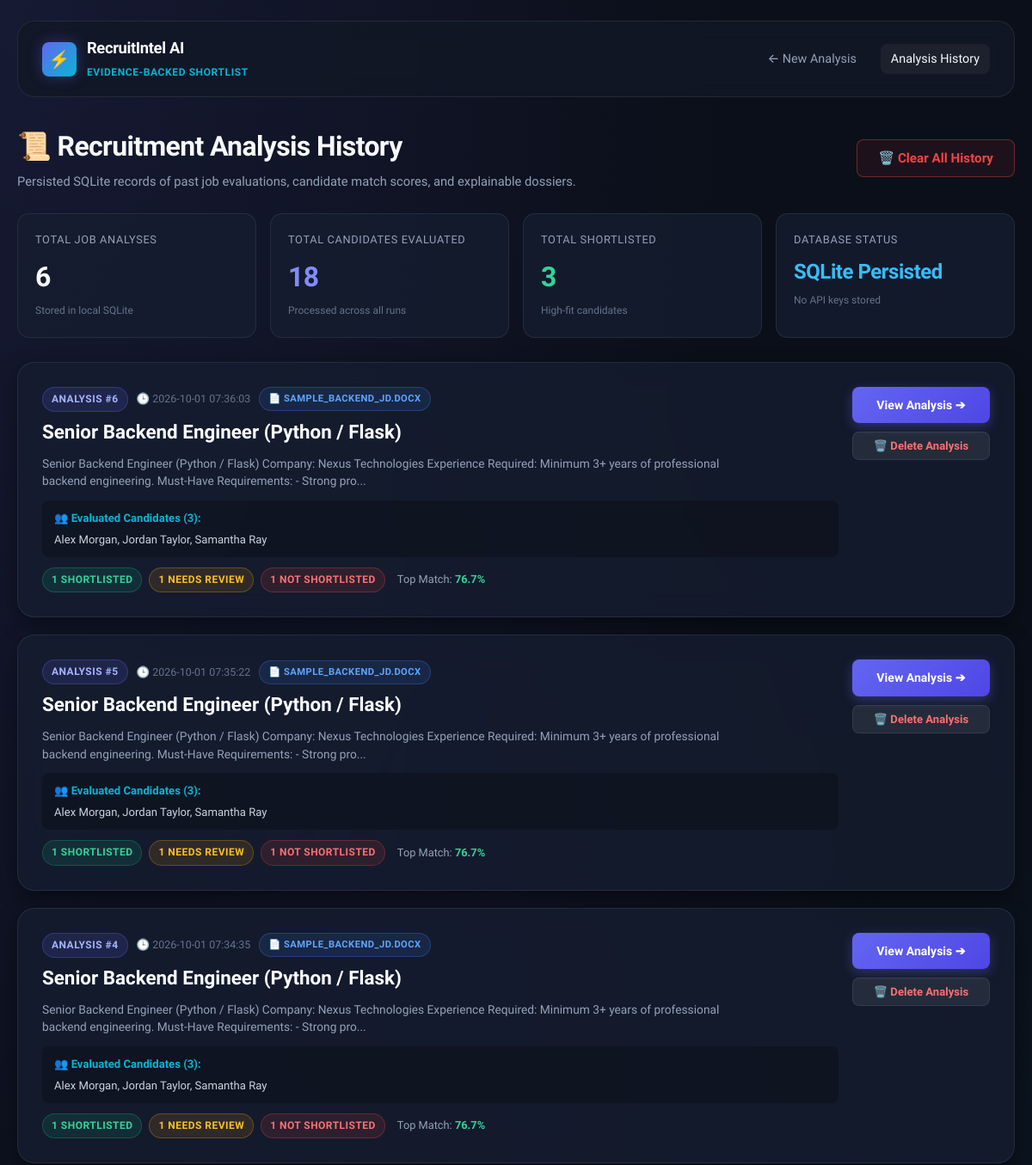
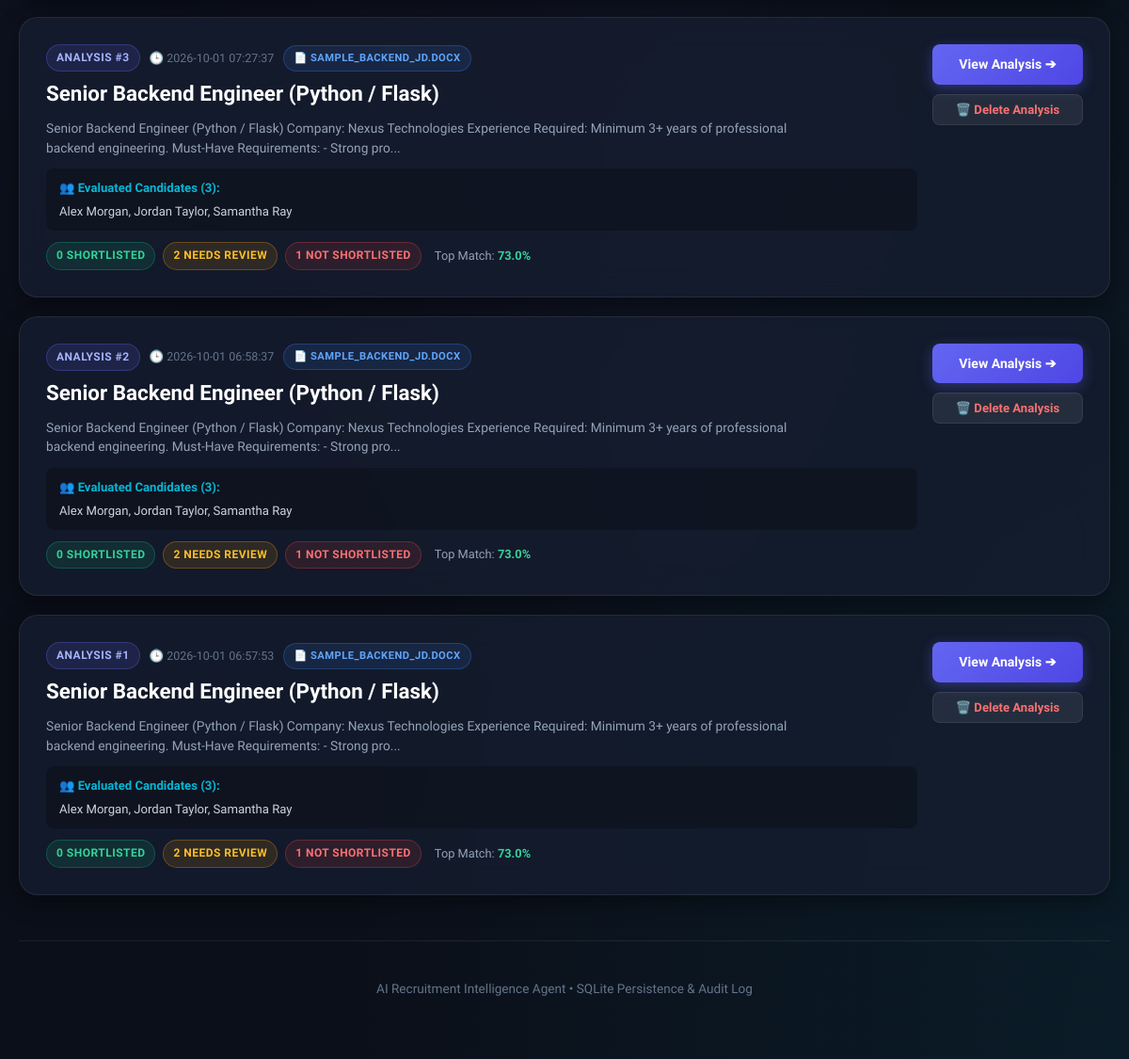
Before: /history with the older database file (2 pictures, top to bottom).
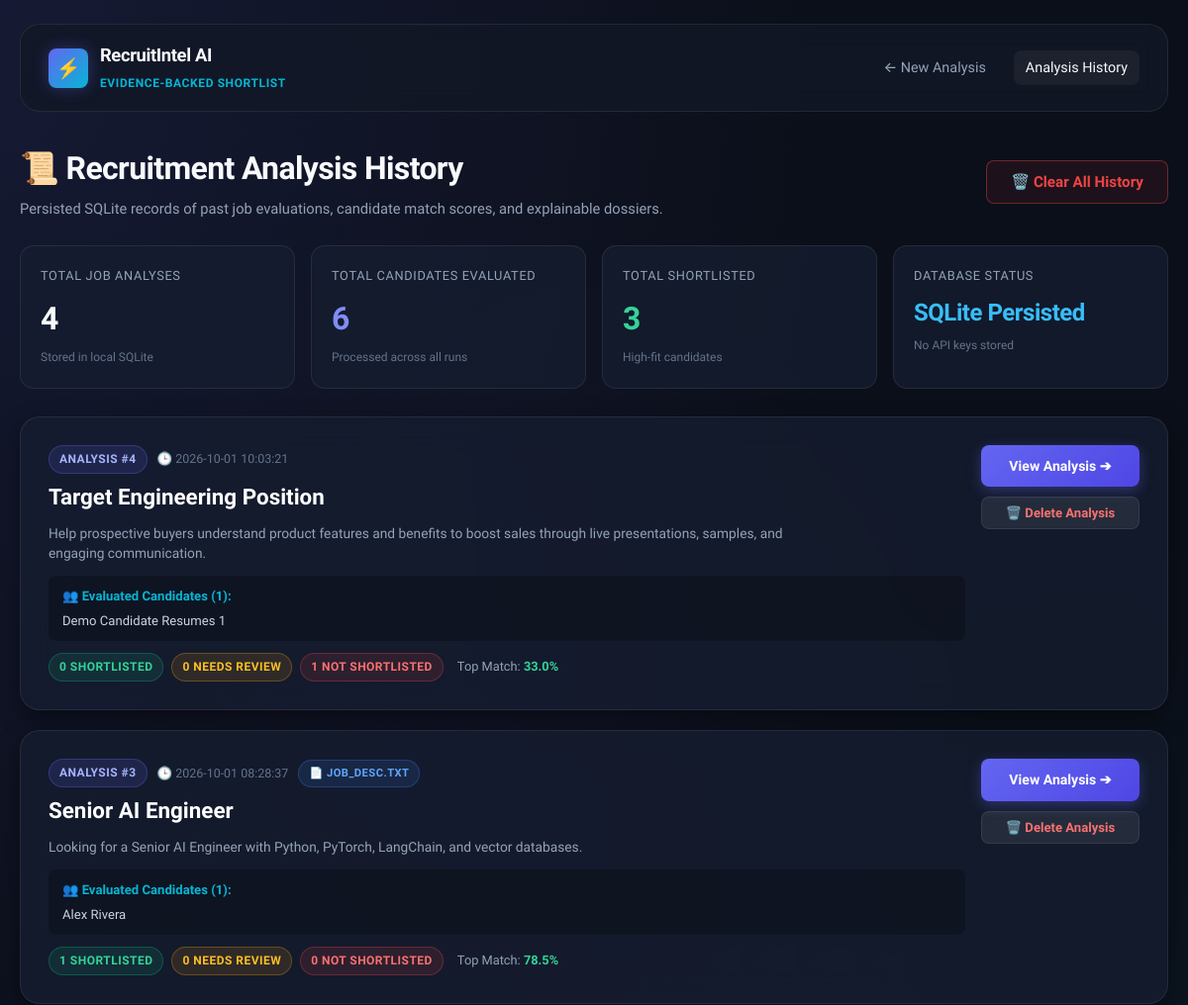
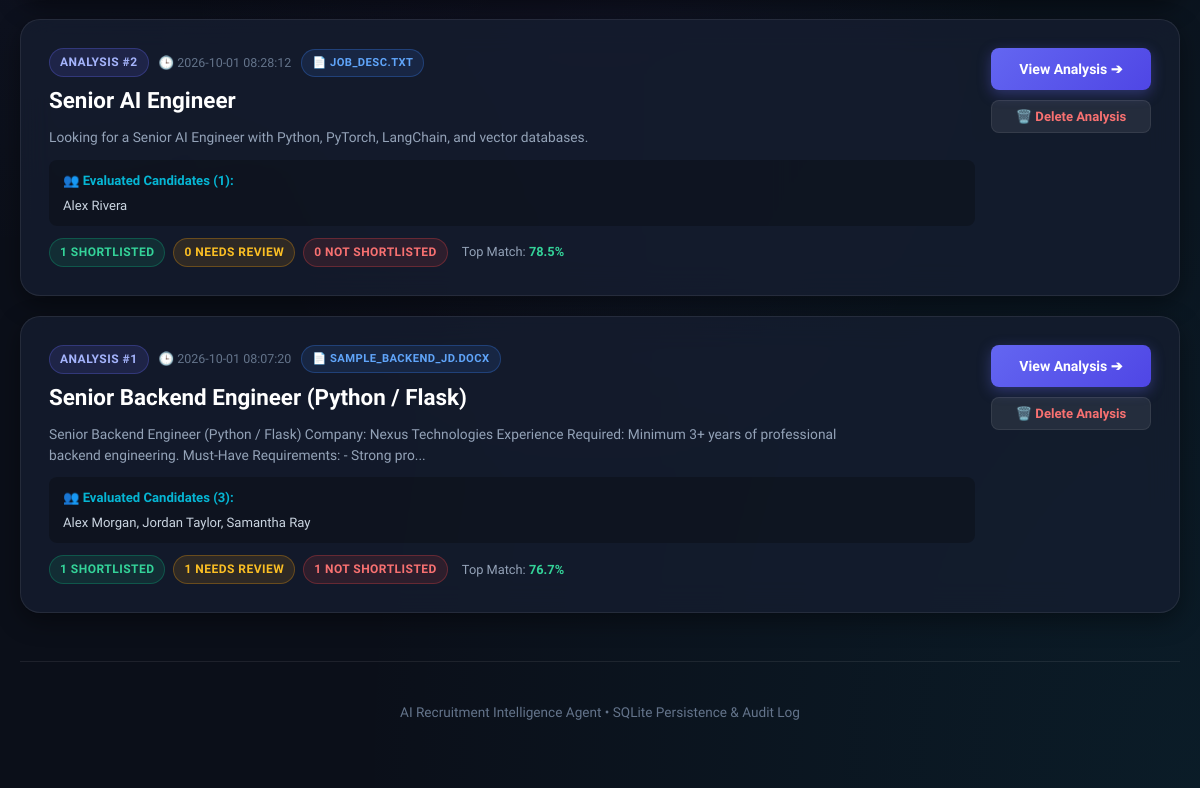
After: the same page with the newer database file (2 pictures, top to bottom).
### tables this page shows
CREATE TABLE jobs (
            id INTEGER PRIMARY KEY AUTOINCREMENT,
            title TEXT NOT NULL,
            company TEXT,
            file_name TEXT,
            file_path TEXT,
            raw_text TEXT NOT NULL,
            extracted_requirements TEXT,
            created_at TIMESTAMP DEFAULT CURRENT_TIMESTAMP
        );

### app.py (the view)
@app.route("/history")
def history():
    all_history = get_history_list()
    return render_template("history.html", history=all_history)

### app.py (called while the page is built)
def is_gemini_configured() -> bool:
    return GeminiService.is_configured()

@app.context_processor
def inject_global_vars():
    return {
        "gemini_active": is_gemini_configured()
    }

### database/database.py (called while the page is built)
def get_db_connection() -> sqlite3.Connection:
    os.makedirs(os.path.dirname(DB_PATH), exist_ok=True)
    conn = sqlite3.connect(DB_PATH)
    conn.row_factory = sqlite3.Row
    conn.execute("PRAGMA foreign_keys = ON")
    return conn

### utils/gemini_service.py (called while the page is built)
    @classmethod
    def get_api_key(cls) -> Optional[str]:
        load_dotenv(override=True)
        key = os.getenv("GEMINI_API_KEY", "").strip()
        if not key or key in ["your_gemini_api_key_here", "your_actual_gemini_api_key_here", ""]:
            return None
        return key

    @classmethod
    def is_configured(cls) -> bool:
        return cls.get_api_key() is not None

### templates/history.html (shortened to what this page needs)
<!DOCTYPE html>
<html lang="en">
<head>
  <link rel="stylesheet" href="{{ url_for('static', filename='css/style.css') }}">
</head>
<body>
  <div class="container">
    <nav class="navbar">
      <a href="/" class="nav-brand">
        <div class="brand-icon">⚡</div>
        <div class="brand-text">
          <h1>RecruitIntel AI</h1>
          <span>Evidence-Backed Shortlist</span>
        </div>
      </a>
      <div class="nav-links">
        <a href="/" class="nav-link">← New Analysis</a>
        <a href="/history" class="nav-link active">Analysis History</a>
      </div>
    </nav>
    <div style="display: flex; justify-content: space-between; align-items: center; flex-wrap: wrap; gap: 16px; margin-bottom: 24px;">
      <div>
        <h1 style="font-size: 2rem; font-weight: 800; letter-spacing: -0.02em;">📜 Recruitment Analysis History</h1>
        <p style="color: var(--text-muted); font-size: 0.92rem; margin-top: 4px;">
          Persisted SQLite records of past job evaluations, candidate match scores, and explainable dossiers.
        </p>
      </div>
      {% if history %}
      <div>
        <button type="button" id="clearAllHistoryBtn" class="btn btn-secondary" style="color: var(--danger); border-color: rgba(239, 68, 68, 0.4); background: rgba(239, 68, 68, 0.08);">
          🗑️ Clear All History
        </button>
      </div>
      {% endif %}
    </div>
    {% if history %}
    <div class="metrics-grid">
      <div class="metric-card">
        <div class="metric-label">Total Job Analyses</div>
        <div class="metric-value">{{ history|length }}</div>
        <div class="metric-subtext">Stored in local SQLite</div>
      </div>
      <div class="metric-card">
        <div class="metric-label">Total Candidates Evaluated</div>
        <div class="metric-value" style="color: #818cf8;">
          {{ history|sum(attribute='candidate_count') }}
        </div>
        <div class="metric-subtext">Processed across all runs</div>
      </div>
      <div class="metric-card">
        <div class="metric-label">Total Shortlisted</div>
        <div class="metric-value" style="color: #34d399;">
          {{ history|sum(attribute='shortlisted_count') }}
        </div>
        <div class="metric-subtext">High-fit candidates</div>
      </div>
      <div class="metric-card">
        <div class="metric-label">Database Status</div>
        <div class="metric-value" style="color: #38bdf8; font-size: 1.5rem;">
          SQLite Persisted
        </div>
        <div class="metric-subtext">No API keys stored</div>
      </div>
    </div>
    <div style="display: flex; flex-direction: column; gap: 20px;">
      {% for h in history %}
      <div class="card" style="margin-bottom: 0; transition: transform 0.2s, border-color 0.2s;">
        <div style="display: flex; justify-content: space-between; align-items: flex-start; flex-wrap: wrap; gap: 16px;">
          <div style="flex: 1; min-width: 280px;">
            <div style="display: flex; align-items: center; gap: 10px; margin-bottom: 6px;">
              <span class="badge badge-primary">Analysis #{{ h.analysis_id }}</span>
              <span style="font-size: 0.78rem; color: var(--text-dim);">🕒 {{ h.timestamp }}</span>
              {% if h.jd_file_name %}
              <span class="badge badge-info" style="font-size: 0.7rem;">📄 {{ h.jd_file_name }}</span>
              {% endif %}
            </div>
            <h2 style="font-size: 1.4rem; font-weight: 700; margin-bottom: 8px; color: #fff;">
              {{ h.job_title }}
            </h2>
            <p style="font-size: 0.86rem; color: var(--text-muted); line-height: 1.5; margin-bottom: 12px; max-width: 800px;">
              {{ h.job_description[:180] }}{% if h.job_description|length > 180 %}...{% endif %}
            </p>
            <div style="background: rgba(0,0,0,0.25); padding: 10px 14px; border-radius: var(--radius-sm); font-size: 0.82rem; margin-bottom: 12px;">
              <div style="color: var(--secondary); font-weight: 700; margin-bottom: 4px;">
                👥 Evaluated Candidates ({{ h.candidate_count }}):
              </div>
              <div style="color: #cbd5e1;">
                {{ h.candidate_names if h.candidate_names else 'No candidate names' }}
              </div>
            </div>
            <div style="display: flex; align-items: center; gap: 8px; flex-wrap: wrap;">
              <span class="badge badge-success">{{ h.shortlisted_count }} Shortlisted</span>
              <span class="badge badge-warning">{{ h.needs_review_count }} Needs Review</span>
              <span class="badge badge-danger">{{ h.not_shortlisted_count }} Not Shortlisted</span>
              {% if h.top_match %}
              <span style="font-size: 0.8rem; color: var(--text-muted); margin-left: 6px;">
                Top Match: <strong style="color: #34d399;">{{ h.top_match|round(1) }}%</strong>
              </span>
              {% endif %}
            </div>
          </div>
          <div style="display: flex; flex-direction: column; gap: 10px; min-width: 160px; text-align: right;">
            <a href="/dashboard/{{ h.analysis_id }}" class="btn btn-primary" style="padding: 10px 18px; font-size: 0.88rem;">
              View Analysis ➔
            </a>
            <button type="button" class="btn btn-secondary delete-job-btn" data-id="{{ h.analysis_id }}" data-title="{{ h.job_title }}" style="padding: 8px 16px; font-size: 0.82rem; color: #f87171;">
              🗑️ Delete Analysis
            </button>
          </div>
        </div>
      </div>
      {% endfor %}
    </div>
    {% endif %}
    <footer class="footer">
      AI Recruitment Intelligence Agent • SQLite Persistence & Audit Log
    </footer>
  </div>
</body>
</html>

Changed rows visible on the page:
removed jobs: analysis_id "6", timestamp "2026-10-01 07:36:03", jd_file_name "SAMPLE_BACKEND_JD.DOCX", job_title "Senior Backend Engineer (Python / Flask)", raw_text "Senior Backend Engineer (Python / Flask) Company: Nexus Technologies Experience Required: Minimum 3+ years of professional backend engineering. Must-Have Requirements: - Strong pro", candidate_count "3", candidate_names "Alex Morgan, Jordan Taylor, Samantha Ray", shortlisted_count "1", needs_review_count "1", not_shortlisted_count "1", top_match "76.7"
removed jobs: analysis_id "5", timestamp "2026-10-01 07:35:22", jd_file_name "SAMPLE_BACKEND_JD.DOCX", job_title "Senior Backend Engineer (Python / Flask)", raw_text "Senior Backend Engineer (Python / Flask) Company: Nexus Technologies Experience Required: Minimum 3+ years of professional backend engineering. Must-Have Requirements: - Strong pro", candidate_count "3", candidate_names "Alex Morgan, Jordan Taylor, Samantha Ray", shortlisted_count "1", needs_review_count "1", not_shortlisted_count "1", top_match "76.7"
changed jobs id 4: timestamp "2026-10-01 07:34:35" → "2026-10-01 10:03:21"; job_title "Senior Backend Engineer (Python / Flask)" → "Target Engineering Position"; raw_text "Senior Backend Engineer (Python / Flask) Company: Nexus Technologies Experience Required: Minimum 3+ years of professional backend engineering. Must-Have Requirements: - Strong pro" → "Help prospective buyers understand product features and benefits to boost sales through live presentations, samples, and engaging communication."; candidate_count "3" → "1"; candidate_names "Alex Morgan, Jordan Taylor, Samantha Ray" → "Demo Candidate Resumes 1"; shortlisted_count "1" → "0"; needs_review_count "1" → "0"; top_match "76.7" → "33.0"; file_name "Sample_Backend_JD.docx" → empty (drawn); jd_file_name "SAMPLE_BACKEND_JD.DOCX" → (not shown)
changed jobs id 3: timestamp "2026-10-01 07:27:37" → "2026-10-01 08:28:37"; jd_file_name "SAMPLE_BACKEND_JD.DOCX" → "JOB_DESC.TXT"; job_title "Senior Backend Engineer (Python / Flask)" → "Senior AI Engineer"; raw_text "Senior Backend Engineer (Python / Flask) Company: Nexus Technologies Experience Required: Minimum 3+ years of professional backend engineering. Must-Have Requirements: - Strong pro" → "Looking for a Senior AI Engineer with Python, PyTorch, LangChain, and vector databases."; candidate_count "3" → "1"; candidate_names "Alex Morgan, Jordan Taylor, Samantha Ray" → "Alex Rivera"; shortlisted_count "0" → "1"; needs_review_count "2" → "0"; not_shortlisted_count "1" → "0"; top_match "73.0" → "78.5"; no longer shows "..."
changed jobs id 2: timestamp "2026-10-01 06:58:37" → "2026-10-01 08:28:12"; jd_file_name "SAMPLE_BACKEND_JD.DOCX" → "JOB_DESC.TXT"; job_title "Senior Backend Engineer (Python / Flask)" → "Senior AI Engineer"; raw_text "Senior Backend Engineer (Python / Flask) Company: Nexus Technologies Experience Required: Minimum 3+ years of professional backend engineering. Must-Have Requirements: - Strong pro" → "Looking for a Senior AI Engineer with Python, PyTorch, LangChain, and vector databases."; candidate_count "3" → "1"; candidate_names "Alex Morgan, Jordan Taylor, Samantha Ray" → "Alex Rivera"; shortlisted_count "0" → "1"; needs_review_count "2" → "0"; not_shortlisted_count "1" → "0"; top_match "73.0" → "78.5"; no longer shows "..."
changed jobs "Senior Backend Engineer (Python / Flask)": timestamp "2026-10-01 06:57:53" → "2026-10-01 08:07:20"; shortlisted_count "0" → "1"; needs_review_count "2" → "1"; top_match "73.0" → "76.7"
Other visible differences:
{{ history|length }}: "6" → "4"
{{ history|sum(attribute='candidate_count') }}: "18" → "6"
